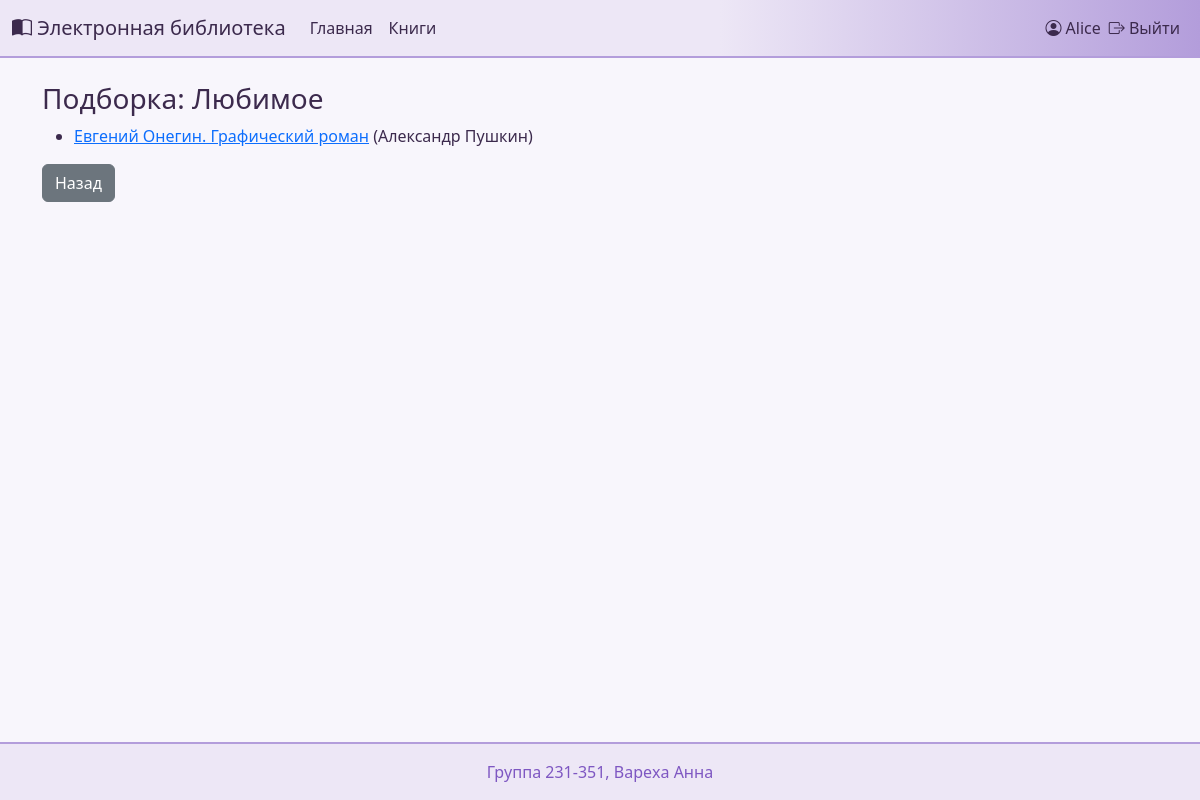
The page /collections/1 (signed in) on the database its author committed.
### app/models.py (models this page shows, shortened)
class User(db.Model, UserMixin):
    __tablename__ = 'user'
    id = db.Column(db.Integer, primary_key=True)
    username = db.Column(db.String(64), nullable=False, unique=True)
    password_hash = db.Column(db.String(128), nullable=False)
    last_name = db.Column(db.String(64), nullable=False)
    first_name = db.Column(db.String(64), nullable=False)
    middle_name = db.Column(db.String(64))
    role_id = db.Column(db.Integer, db.ForeignKey('role.id'), nullable=False)
    reviews = db.relationship('Review', backref='user', lazy=True, cascade="all, delete-orphan")
    def is_admin(self):
        return self.role and self.role.name == 'Администратор'

class Collection(db.Model):
    __tablename__ = 'collection'
    id = db.Column(db.Integer, primary_key=True)
    name = db.Column(db.String(255), nullable=False)
    user_id = db.Column(db.Integer, db.ForeignKey('user.id', ondelete='CASCADE'), nullable=False)
    user = db.relationship('User', backref='collections')
    books = db.relationship('Book', secondary=collection_book, backref='collections')

class Book(db.Model):
    __tablename__ = 'book'
    id = db.Column(db.Integer, primary_key=True)
    title = db.Column(db.String(255), nullable=False)
    description = db.Column(db.Text, nullable=False)
    year = db.Column(db.Integer, nullable=False)
    publisher = db.Column(db.String(255), nullable=False)
    author = db.Column(db.String(255), nullable=False)
    pages = db.Column(db.Integer, nullable=False)
    genres = db.relationship('Genre', secondary=book_genre, backref='books')
    cover = db.relationship('Cover', uselist=False, backref='book', cascade="all, delete-orphan")
    reviews = db.relationship('Review', backref='book', lazy=True, cascade="all, delete-orphan")

### app/routes/collections.py (the view)
@collections_bp.route('/collections/<int:collection_id>')
@login_required
def view_collection(collection_id):
    collection = Collection.query.get_or_404(collection_id)
    if collection.user_id != current_user.id:
        flash('Нет доступа к этой подборке.', 'danger')
        return redirect(url_for('my_collections.html'))
    return render_template('view_collection.html', collection=collection)

### app/__init__.py (called while the page is built)
def create_app():
    app = Flask(__name__)
    app.config.from_object('config.Config')
    db.init_app(app)
    login_manager.init_app(app)
    migrate.init_app(app, db)
    csrf.init_app(app)
    app.jinja_env.filters['markdown'] = markdown_filter
    from app.routes.app import main_bp
    from app.routes.books import books_bp
    from app.routes.auth import auth_bp
    from app.routes.reviews import reviews
    from app.routes.collections import collections_bp
    from app.routes.admin import admin_bp
    app.register_blueprint(main_bp)
    app.register_blueprint(books_bp)
    app.register_blueprint(auth_bp)
    app.register_blueprint(reviews)
    app.register_blueprint(collections_bp)
    app.register_blueprint(admin_bp)
    from app.models import User
    @login_manager.user_loader
    def load_user(user_id):
        return User.query.get(int(user_id))
    return app

### app/templates/view_collection.html (shortened to what this page needs)
{% extends "base.html" %}
{% block content %}
<h3>Подборка: {{ collection.name }}</h3>
{% if collection.books %}
    <ul>
    {% for book in collection.books %}
        <li>
            <a href="{{ url_for('books.view_book', book_id=book.id) }}">{{ book.title }}</a>
            ({{ book.author }})
        </li>
    {% endfor %}
    </ul>
{% else %}
    <p>В подборке пока нет книг.</p>
{% endif %}
<a href="{{ url_for('collections.my_collections') }}" class="btn btn-secondary">Назад</a>
{% endblock %}

### app/templates/base.html (shortened to what this page needs)
<!doctype html>
<html lang="ru">
<head>
    <link href="https://cdn.jsdelivr.net/npm/bootstrap@5.3.0/dist/css/bootstrap.min.css" rel="stylesheet">
    <link href="https://cdn.jsdelivr.net/npm/bootstrap-icons@1.10.5/font/bootstrap-icons.css" rel="stylesheet">
</head>
<body>
<div class="content-wrapper">
    <nav class="navbar navbar-expand-lg">
        <div class="container-fluid">
            <a class="navbar-brand" href="{{ url_for('main.index') }}">
                <i class="bi bi-book-half"></i> Электронная библиотека
            </a>
            <div class="collapse navbar-collapse" id="navbarNav">
                <ul class="navbar-nav me-auto mb-2 mb-lg-0">
                    <li class="nav-item">
                        <a class="nav-link" href="{{ url_for('main.index') }}">Главная</a>
                    </li>
                    <li class="nav-item">
                        <a class="nav-link" href="{{ url_for('main.index') }}">Книги</a>
                    </li>
                </ul>
                <ul class="navbar-nav ms-auto mb-2 mb-lg-0 align-items-center">
                    {% if current_user.is_authenticated %}
                        <li class="nav-item">
                            <span class="navbar-text">
                                <i class="bi bi-person-circle"></i>
                                {{ current_user.username }}
                            </span>
                        </li>
                        <li class="nav-item">
                            <a class="nav-link" href="{{ url_for('auth.logout') }}"><i class="bi bi-box-arrow-right"></i> Выйти</a>
                        </li>
                    {% endif %}
                </ul>
            </div>
        </div>
    </nav>
    <div class="container mt-4 flex-grow-1">
        {% block content %}{% endblock %}
    </div>
</div>
<footer class="text-center">
    Группа 231-351, Вареха Анна
</footer>
</body>
</html>

### app/templates/base.html (style rules this page uses)
html, body { height: 100%; margin: 0; padding: 0; }
body { background: #f8f6fc; color: #3c2a4d; min-height: 100vh; display: flex; flex-direction: column; }
.content-wrapper { flex: 1 0 auto; display: flex; flex-direction: column; }
.navbar { background: linear-gradient(90deg, #ede7f6 60%, #b39ddb 100%); border-bottom: 2px solid #b39ddb; }
.navbar-brand, .navbar-nav .nav-link, .navbar-text { color: #3c2a4d !important; font-weight: 500; }
footer { background: #ede7f6; color: #7e57c2; border-top: 2px solid #b39ddb; padding: 1rem 0; flex-shrink: 0; margin-top: 0; }

### rows shown on the page
User: username "Alice"
Collection: name "Любимое"
Book: title "Евгений Онегин. Графический роман", author "Александр Пушкин"
